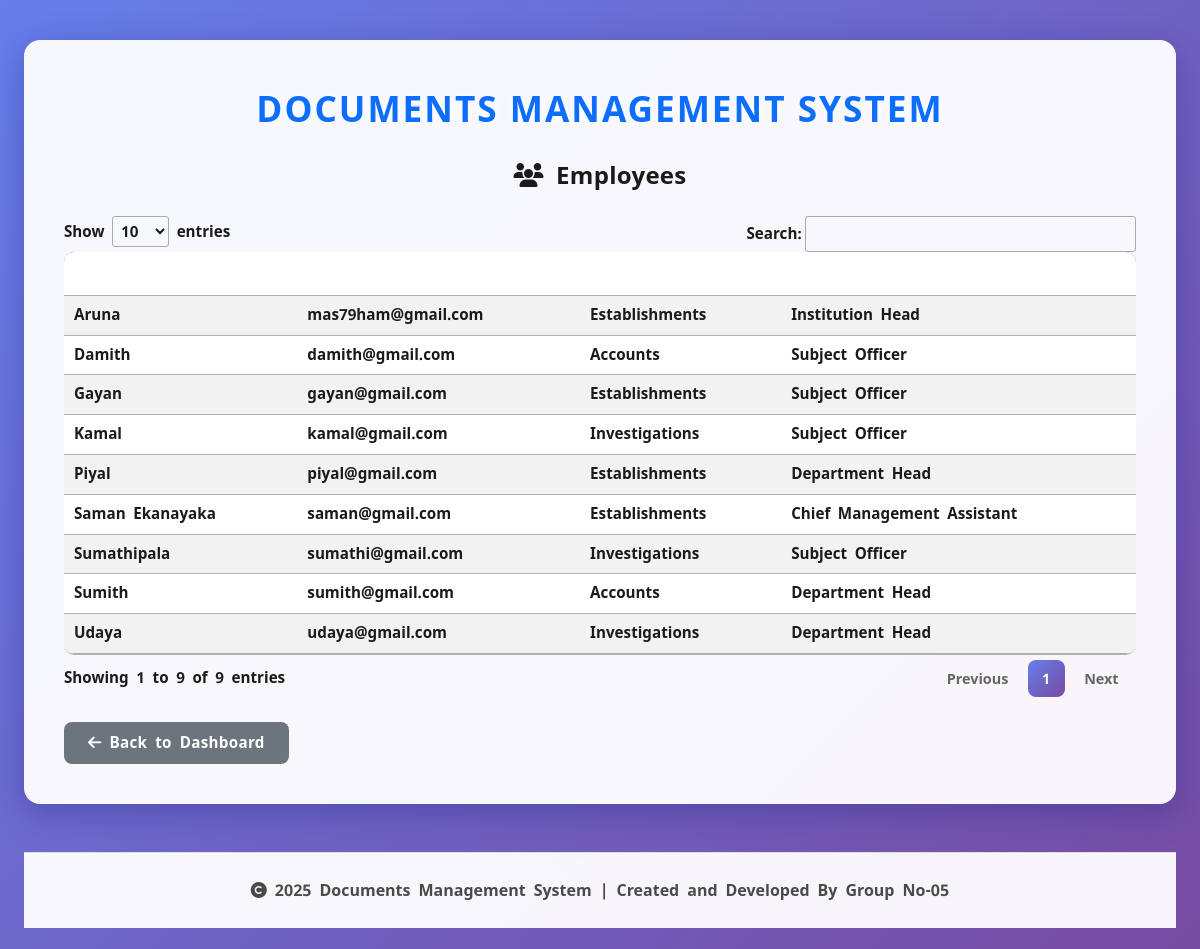
The page /office_letter/src/employees.php (signed in) on the database its author committed.
### tables this page shows
CREATE TABLE `employee` (
  `id` int(11) NOT NULL,
  `name` varchar(100) DEFAULT NULL,
  `email` varchar(100) DEFAULT NULL,
  `password` varchar(255) DEFAULT NULL,
  `department_id` int(11) DEFAULT NULL,
  `role` varchar(50) DEFAULT NULL
);

CREATE TABLE `department` (
  `id` int(11) NOT NULL,
  `name` varchar(50) DEFAULT NULL,
  `abbreviation` varchar(10) DEFAULT NULL
);

CREATE TABLE `users` (
  `id` int(11) NOT NULL,
  `username` varchar(50) DEFAULT NULL,
  `password` varchar(255) DEFAULT NULL,
  `last_login` datetime DEFAULT NULL COMMENT 'Last login timestamp',
  `employee_id` int(11) DEFAULT NULL,
  `role` varchar(50) DEFAULT NULL,
  `email` varchar(255) NOT NULL,
  `created_at` timestamp NOT NULL DEFAULT current_timestamp(),
  `approved` tinyint(1) DEFAULT 0 COMMENT 'Account approval status: 0=pending, 1=approved',
  `approved_by` int(11) DEFAULT NULL COMMENT 'User ID who approved this account',
  `approved_at` timestamp NULL DEFAULT NULL COMMENT 'When account was approved',
  `created_by` int(11) DEFAULT NULL COMMENT 'User ID who created this account'
);

### office_letter/src/employees.php (the view, shortened to what this page needs)
<?php
require_once '../config/db.php';
require_once 'footer_component.php';
$sql = "SELECT Employee.*, Department.name AS dept_name, Users.role AS user_role FROM Employee JOIN Department ON Employee.department_id = Department.id LEFT JOIN Users ON Users.employee_id = Employee.id";
$result = $conn->query($sql);
?>
<!DOCTYPE html>
<html>
<head>
    <link rel="stylesheet" href="https://cdn.jsdelivr.net/npm/bootstrap@5.3.0/dist/css/bootstrap.min.css">
    <link rel="stylesheet" href="https://cdn.datatables.net/1.13.6/css/jquery.dataTables.min.css">
    <link rel="stylesheet" href="https://cdnjs.cloudflare.com/ajax/libs/font-awesome/6.4.0/css/all.min.css">
    <link rel="stylesheet" href="../assets/style.css">
</head>
<body>
    <div class="container-fluid px-4" style="max-width: 1400px;">
        <div class="employees-container">
            <div class="employees-heading"><?php echo strtoupper(APP_NAME); ?></div>
            <h4 class="mb-4 text-center"><i class="fas fa-users"></i> Employees</h4>
            <div class="table-responsive">
            <table id="employeesTable" class="table table-striped table-hover">
            <thead>
                <tr><th>Name</th><th>Email</th><th>Department</th><th>Role</th></tr>
            </thead>
            <tbody>
                <?php while ($row = $result->fetch_assoc()) { ?>
                <tr>
                    <td><?php echo htmlspecialchars($row['name']); ?></td>
                    <td><?php echo htmlspecialchars($row['email']); ?></td>
                    <td><?php echo htmlspecialchars($row['dept_name']); ?></td>
                    <td><?php echo htmlspecialchars(ucwords(str_replace('_', ' ', $row['user_role']))); ?></td>
                </tr>
                <?php } ?>
            </tbody>
        </table>
        </div>
        <div class="mt-4">
            <a href="dashboard.php" class="btn btn-secondary"><i class="fas fa-arrow-left"></i> Back to Dashboard</a>
        </div>
    </div>
</body>
</html>

### office_letter/assets/style.css (style rules this page uses)
:root { --primary-color: #0d6efd; --secondary-color: #6c757d; --success-color: #198754; --info-color: #0dcaf0; --warning-color: #ffc107; --danger-color: #dc3545; --light-color: #f8f9fa; --dark-color: #212529; --admin-gradient: linear-gradient(135deg, #667eea 0%, #764ba2 100%); --department-head-gradient: linear-gradient(135deg, #11998e 0%, #38ef7d 100%); --subject-officer-gradient: linear-gradient(135deg, #fc5c7d 0%, #6a82fb 100%); --institution-head-gradient: linear-gradient(135deg, #f093fb 0%, #f5576c 100%); --chief-management-assistant-gradient: linear-gradient(135deg, #f7971e 0%, #ffd200 100%); --postal-subject-officer-gradient: linear-gradient(135deg, #43cea2 0%, #185a9d 100%); }
body { font-family: 'Noto Sans Sinhala', 'Segoe UI', Tahoma, Geneva, Verdana, sans-serif; background: linear-gradient(135deg, #667eea 0%, #764ba2 100%); min-height: 100vh; margin: 0; padding: 0; font-size: 16px; line-height: 1.6; font-weight: 400; color: #1a1a1a; }
h1, h2, h3, h4, h5, h6 { font-weight: 700; line-height: 1.3; margin-bottom: 1rem; color: #1a1a1a; letter-spacing: 0.3px; }
h4 { font-size: 1.5rem; }
a { color: #5569d8; text-decoration: none; font-weight: 600; transition: all 0.2s ease; }
.btn { border-radius: 8px; padding: 0.6rem 1.5rem; font-weight: 600; font-size: 0.95rem; transition: all 0.3s ease; border: none; letter-spacing: 0.3px; }
.table { border-radius: 10px; overflow: hidden; }
.table thead { background: linear-gradient(135deg, #667eea 0%, #764ba2 100%); color: white; }
.table thead th { border: none; font-weight: 700; text-transform: uppercase; font-size: 0.9rem; letter-spacing: 0.7px; padding: 1rem; }
.table tbody tr { transition: all 0.2s ease; }
.table tbody td { font-size: 0.95rem; font-weight: 600; color: #1a1a1a; padding: 0.9rem 1rem; line-height: 1.5; }
.table-striped tbody tr:nth-of-type(odd) { background-color: rgba(0, 0, 0, 0.02); }
em, i { font-style: italic; }
.table th, .table td { color: #1a1a1a !important; font-weight: 600; }
.table thead th { color: #fff !important; font-weight: 700; }
.container, .container-fluid { color: #1a1a1a; }
.btn { font-weight: 700; }

### office_letter/src/employees.php (style rules this page uses)
body { background: linear-gradient(135deg, #667eea 0%, #764ba2 100%); min-height: 100vh; padding: 20px 0; }
.employees-container { background: rgba(255,255,255,0.95); border-radius: 16px; box-shadow: 0 8px 32px 0 rgba(31, 38, 135, 0.37); padding: 2.5rem; margin-top: 20px; margin-bottom: 40px; }
.employees-heading { font-family: 'Segoe UI', Arial, sans-serif; font-size: 2.2rem; font-weight: bold; color: #0d6efd; text-align: center; margin-bottom: 1.5rem; letter-spacing: 2px; text-shadow: 1px 1px 8px #fff; }
.table-responsive { overflow-x: auto; }

### rows shown on the page
employee: name "Aruna", email "mas79ham@gmail.com", department.name "Establishments", users.role "Institution Head"
employee: name "Sumathipala", email "sumathi@gmail.com", department.name "Investigations", users.role "Subject Officer"
employee: name "Kamal", email "kamal@gmail.com", department.name "Investigations", users.role "Subject Officer"
employee: name "Piyal", email "piyal@gmail.com", department.name "Establishments", users.role "Department Head"
employee: name "Sumith", email "sumith@gmail.com", department.name "Accounts", users.role "Department Head"
employee: name "Damith", email "damith@gmail.com", department.name "Accounts", users.role "Subject Officer"
employee: name "Udaya", email "udaya@gmail.com", department.name "Investigations", users.role "Department Head"
employee: name "Gayan", email "gayan@gmail.com", department.name "Establishments", users.role "Subject Officer"
employee: name "Saman Ekanayaka", email "saman@gmail.com", department.name "Establishments", users.role "Chief Management Assistant"

### other values the page prints
APP_NAME "DOCUMENTS MANAGEMENT SYSTEM"
APP_NAME "Documents Management System"
